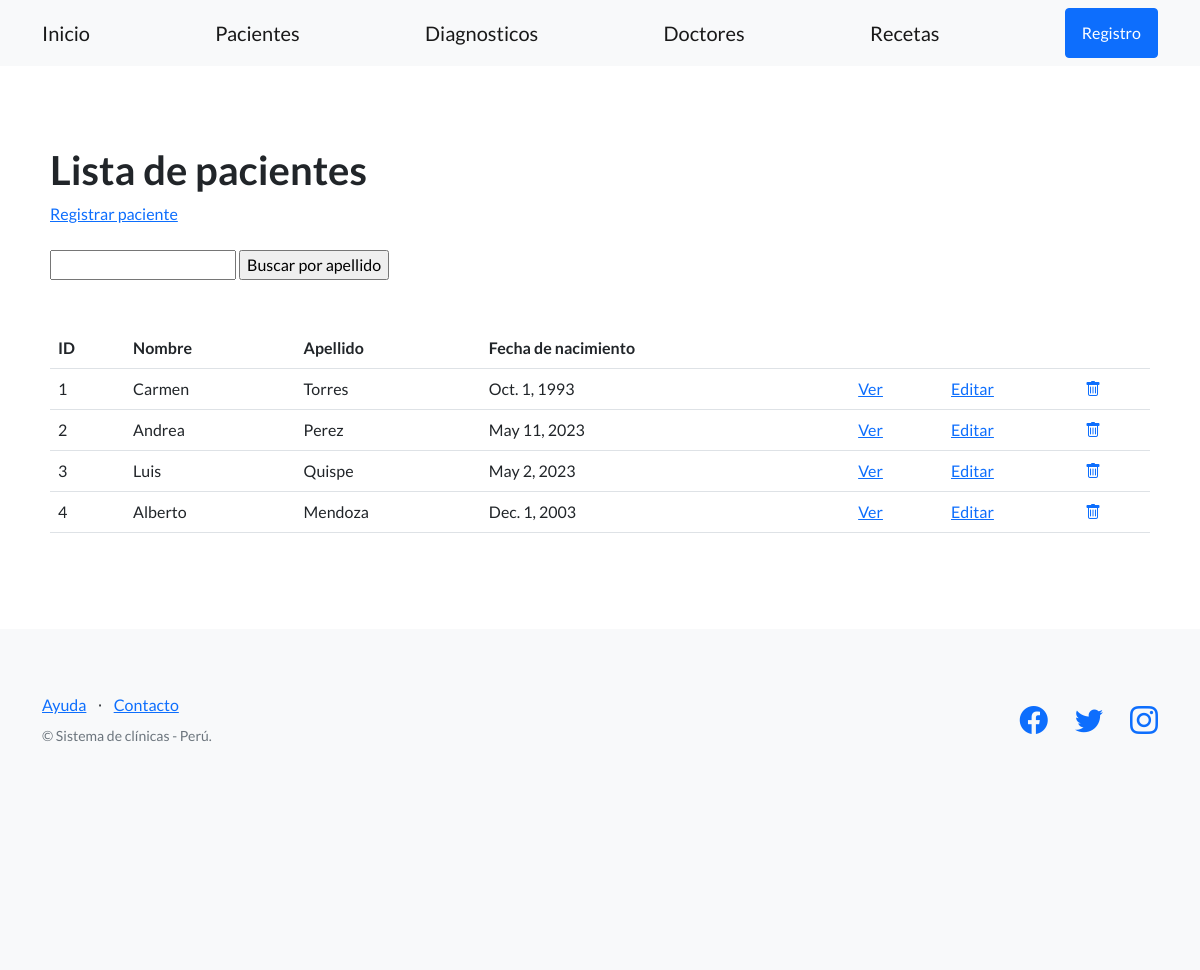
The app's page /clinica/pacientes/, older data.
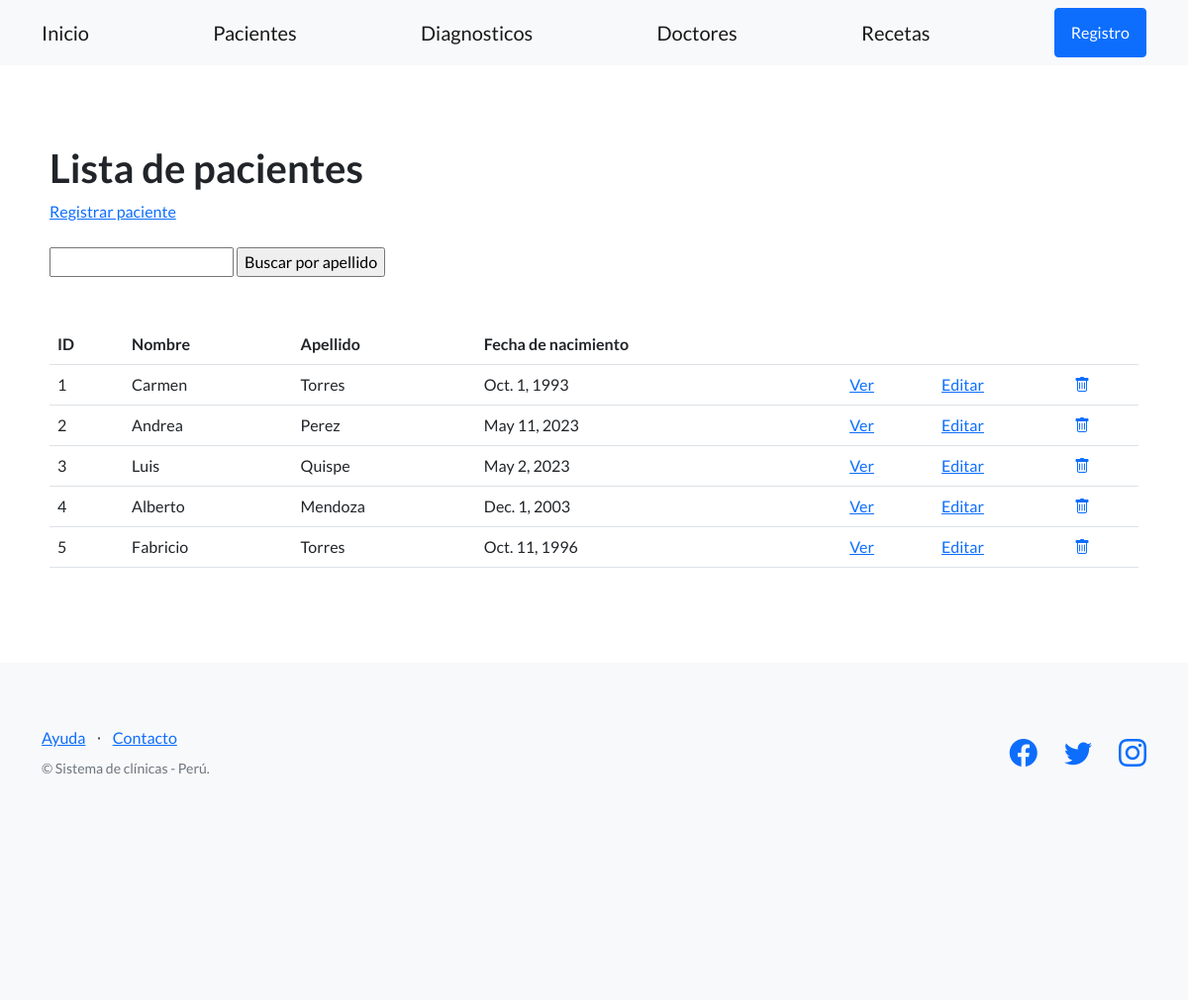
The same page, newer data.
### control_clinica/models.py (models this page shows, shortened)
class Paciente(models.Model):
    apellido = models.CharField(max_length=256)
    nombre = models.CharField(max_length=256)
    telefono = models.CharField(max_length=20, blank=True)
    dni = models.CharField(max_length=32)
    fecha_nacimiento = models.DateField()

### control_clinica/views.py (the view)
# urls.py: path('pacientes/', PacienteListView.as_view(), name='listar_pacientes'),
class PacienteListView(ListView):
    model = Paciente
    template_name='control_clinica/lista_pacientes.html'

### control_clinica/templates/control_clinica/lista_pacientes.html (shortened to what this page needs)
{% extends "control_clinica/base.html" %}
{% block contenido %}
<section>
    <div>
        <h1>Lista de pacientes</h1>
        <a href="{% url 'registrar_paciente' %}">Registrar paciente</a>
        <br><br>
        <form action="{% url 'buscar_paciente' %}" method="post">
            <input type="text" name="busqueda">
            <input type="submit" value="Buscar por apellido">
        </form>
        <br><br>
        <table class="table">
            <tbody>
                <tr>
                    <th>ID</th>
                    <th>Nombre</th>
                    <th>Apellido</th>
                    <th>Fecha de nacimiento</th>
                    <th></th>
                    <th></th>
                    <th></th>
                </tr>
                {% for paciente in object_list %}
                <tr>
                    <td>{{ paciente.id }} </td>
                    <td>{{ paciente.nombre }} </td>
                    <td>{{ paciente.apellido }} </td>
                    <td>{{ paciente.fecha_nacimiento }} </td>
                    <td>
                        <a href="{% url 'ver_paciente' paciente.id %}">
                            Ver
                        </a>
                    </td>
                    <td>
                        <a href="{% url 'editar_paciente' paciente.id %}">
                            Editar
                        </a>
                    </td>
                    <td>
                        <a href="{% url 'eliminar_paciente' paciente.id %}">
                            <i class="bi bi-trash"></i>
                        </a>
                    </td>
                </tr>
                {% endfor %}
            </tbody>
        </table>
    </div>
</section>
{% endblock contenido %}

Row changes from the older to the newer data that the page shows:
added Paciente: id "5", nombre "Fabricio", apellido "Torres", fecha_nacimiento "Oct. 11, 1996"
